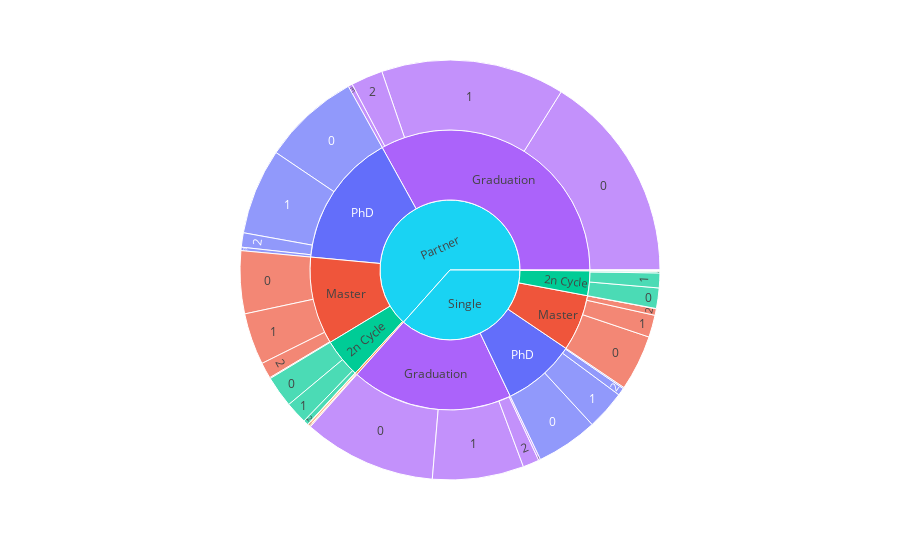

Notebook source saved alongside this figure:
### Code cell
fig = px.sunburst(customer, path=['Marital_Status','Education', 'Children'], values='TotalSpendings', color='Education')
fig.show()

### Figure 1 — Plotly figure (JSON) as saved in the notebook; plotly's stock layout.template omitted (floating-point values rounded to 4 significant figures)
{"data": [{"branchvalues": "total", "customdata": [["PhD"], ["Master"], ["PhD"], ["2n Cycle"], ["PhD"], ["Graduation"], ["Basic"], ["2n Cycle"], ["PhD"], ["PhD"], ["2n Cycle"], ["Master"], ["Master"], ["Graduation"], ["2n Cycle"], ["Master"], ["2n Cycle"], ["Graduation"], ["Master"], ["2n Cycle"], ["Basic"], ["Basic"], ["Master"], ["2n Cycle"], ["(?)"], ["Basic"], ["Graduation"], ["Basic"], ["Graduation"], ["Graduation"], ["Basic"], ["(?)"], ["Master"], ["Master"], ["2n Cycle"], ["PhD"], ["Graduation"], ["Master"], ["PhD"], ["Graduation"], ["2n Cycle"], ["Basic"], ["PhD"], ["Graduation"], ["2n Cycle"], ["Graduation"], ["PhD"], ["PhD"], ["Master"]], "domain": {"x": [0, 1], "y": [0, 1]}, "hovertemplate": "labels=%{label}<br>TotalSpendings=%{value}<br>parent=%{parent}<br>id=%{id}<br>Education=%{customdata[0]}<extra></extra>", "ids": ["Partner/PhD/3", "Partner/Master", "Partner/PhD/1", "Partner/2n Cycle/1", "Single/PhD", "Single/Graduation", "Single/Basic", "Single/2n Cycle", "Single/PhD/3", "Single/PhD/1", "Single/2n Cycle/3", "Single/Master/2", "Partner/Master/2", "Partner/Graduation/2", "Partner/2n Cycle/2", "Single/Master", "Partner/2n Cycle/0", "Single/Graduation/2", "Partner/Master/1", "Single/2n Cycle/0", "Partner/Basic/0", "Single/Basic/0", "Partner/Master/0", "Single/2n Cycle/1", "Single", "Single/Basic/1", "Single/Graduation/1", "Partner/Basic/1", "Partner/Graduation", "Single/Graduation/0", "Partner/Basic", "Partner", "Single/Master/1", "Partner/Master/3", "Partner/2n Cycle/3", "Single/PhD/2", "Single/Graduation/3", "Single/Master/3", "Partner/PhD/0", "Partner/Graduation/3", "Partner/2n Cycle", "Single/Basic/2", "Single/PhD/0", "Partner/Graduation/0", "Single/2n Cycle/2", "Partner/Graduation/1", "Partner/PhD", "Partner/PhD/2", "Single/Master/0"], "labels": ["3", "Master", "1", "1", "PhD", "Graduation", "Basic", "2n Cycle", "3", "1", "3", "2", "2", "2", "2", "Master", "0", "2", "1", "0", "0", "0", "0", "1", "Single", "1", "1", "1", "Graduation", "0", "Basic", "Partner", "1", "3", "3", "2", "3", "3", "0", "3", "2n Cycle", "2", "0", "0", "2", "1", "PhD", "2", "0"], "marker": {"colors": ["#636efa", "#EF553B", "#636efa", "#00cc96", "#636efa", "#ab63fa", "#FFA15A", "#00cc96", "#636efa", "#636efa", "#00cc96", "#EF553B", "#EF553B", "#ab63fa", "#00cc96", "#EF553B", "#00cc96", "#ab63fa", "#EF553B", "#00cc96", "#FFA15A", "#FFA15A", "#EF553B", "#00cc96", "#19d3f3", "#FFA15A", "#ab63fa", "#FFA15A", "#ab63fa", "#ab63fa", "#FFA15A", "#19d3f3", "#EF553B", "#EF553B", "#00cc96", "#636efa", "#ab63fa", "#EF553B", "#636efa", "#ab63fa", "#00cc96", "#FFA15A", "#636efa", "#ab63fa", "#00cc96", "#ab63fa", "#636efa", "#636efa", "#EF553B"]}, "name": "", "parents": ["Partner/PhD", "Partner", "Partner/PhD", "Partner/2n Cycle", "Single", "Single", "Single", "Single", "Single/PhD", "Single/PhD", "Single/2n Cycle", "Single/Master", "Partner/Master", "Partner/Graduation", "Partner/2n Cycle", "Single", "Partner/2n Cycle", "Single/Graduation", "Partner/Master", "Single/2n Cycle", "Partner/Basic", "Single/Basic", "Partner/Master", "Single/2n Cycle", "", "Single/Basic", "Single/Graduation", "Partner/Basic", "Partner", "Single/Graduation", "Partner", "", "Single/Master", "Partner/Master", "Partner/2n Cycle", "Single/PhD", "Single/Graduation", "Single/Master", "Partner/PhD", "Partner/Graduation", "Partner", "Single/Basic", "Single/PhD", "Partner/Graduation", "Single/2n Cycle", "Partner/Graduation", "Partner", "Partner/PhD", "Single/Master"], "type": "sunburst", "values": [3525, 135361, 88420, 22720, 113120, 249795, 1170, 38202, 1314, 40588, 17, 6799, 16520, 32853, 5120, 87145, 32435, 16828, 53288, 21088, 2123, 192, 64619, 15291, 489432, 852, 94059, 1124, 442209, 136920, 3247, 848610, 22838, 934, 422, 7724, 1988, 186, 100392, 4389, 60697, 126, 63494, 215723, 1806, 189244, 207096, 14759, 57322]}], "layout": {"legend": {"tracegroupgap": 0}, "margin": {"t": 60}}}
